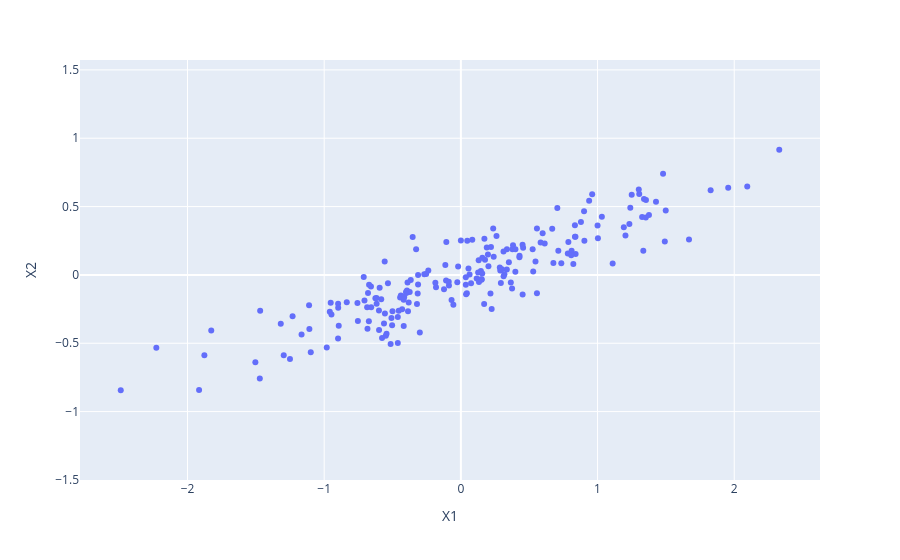

The cell this chart's notebook holds for it:
### Code cell
rng = np.random.RandomState(1)
X = np.dot(rng.rand(2, 2), rng.randn(2, 200)).T

fig = px.scatter(
    x=X[:, 0],
    y=X[:, 1],
    labels={"x": "X1", "y": "X2"}
)

fig.update_layout(
    yaxis_scaleanchor="x",
)

fig.show()

### Figure 1 — Plotly figure (JSON) as saved in the notebook; plotly's stock layout.template omitted (floating-point values rounded to 4 significant figures; data arrays with more than 128 entries replaced by an {"elided": "..."} marker saying what was removed)
{"data": [{"hovertemplate": "X1=%{x}<br>X2=%{y}<extra></extra>", "legendgroup": "", "marker": {"color": "#636efa", "symbol": "circle"}, "mode": "markers", "name": "", "orientation": "v", "showlegend": false, "type": "scatter", "x": {"elided": "200 float values"}, "xaxis": "x", "y": {"elided": "200 float values"}, "yaxis": "y"}], "layout": {"legend": {"tracegroupgap": 0}, "margin": {"t": 60}, "xaxis": {"anchor": "y", "domain": [0, 1], "title": {"text": "X1"}}, "yaxis": {"anchor": "x", "domain": [0, 1], "scaleanchor": "x", "title": {"text": "X2"}}}}
